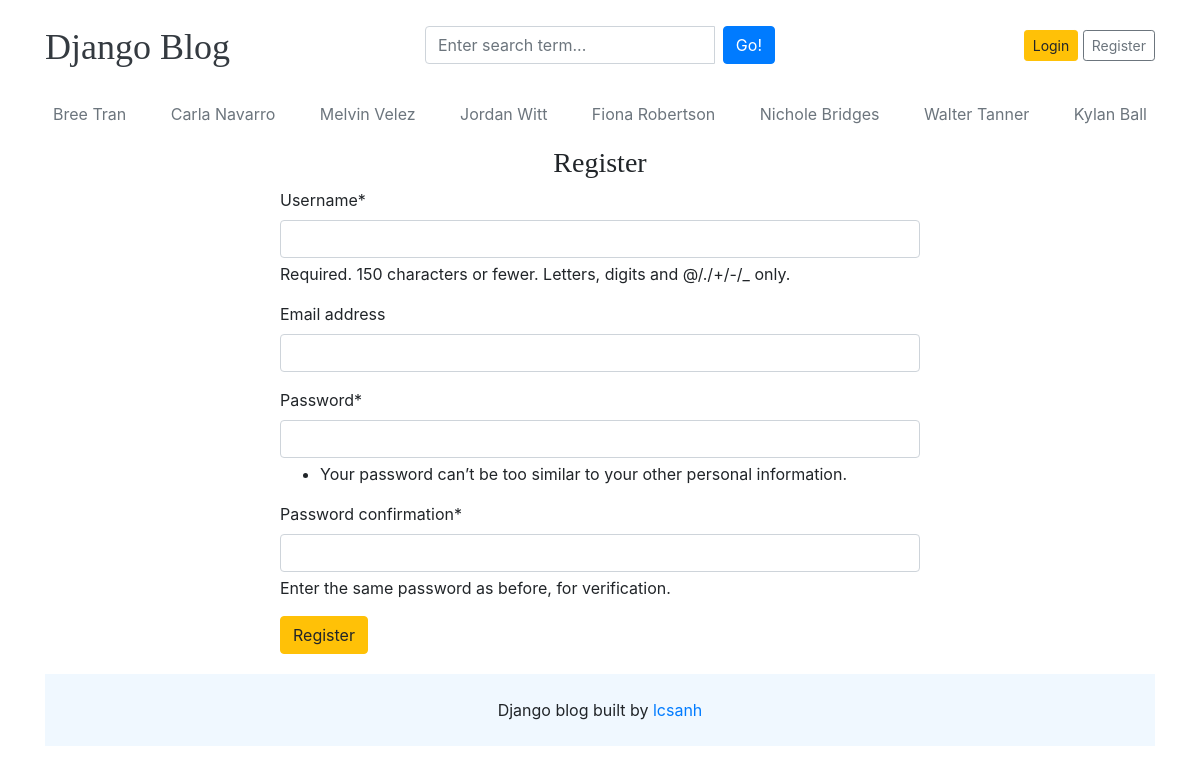
Screenshot of /register/ with the database file from the repository.
### blogs/models.py (models this page shows, shortened)
class Category(models.Model):
    category_name = models.CharField(max_length=100, unique=True)
    create_at = models.DateTimeField(auto_now_add=True)
    update_at = models.DateTimeField(auto_now=True)
    class Meta:
        verbose_name_plural = 'categories'

### blog_main/views.py (the view)
# urls.py: path('register/', views.register, name='register'),
def register(request):
    if request.method == "POST":
        form = RegistrationForm(request.POST)
        if form.is_valid():
            form.save()
            return redirect("register")
        else:
            print(form.errors)
    else:
        form = RegistrationForm()
    context = {"form": form}
    return render(request, "register.html", context)

### blog_main/forms.py
class RegistrationForm(UserCreationForm):
    class Meta:
        model = User
        fields = ("username", "email", "password1", "password2")

### blogs/context_processor.py (called while the page is built)
def get_categories(request):
    categories = Category.objects.all()
    return dict(categories=categories)

### templates/register.html (shortened to what this page needs)
{% extends 'base.html' %}
{% block content %}
{% load crispy_forms_tags %}
<h3 class="text-center">Register</h3>
<form action="{% url 'register' %}" method="POST" style="width:640px; margin:auto">
  {{form | crispy}}
  <button type="submit" class="btn btn-warning">Register</button>
</form>
{% endblock content %}

### templates/base.html (shortened to what this page needs)
{% load static %}
<!DOCTYPE html>
<html lang="en">
  <head>
    <link href="https://getbootstrap.com/docs/4.0/dist/css/bootstrap.min.css" rel="stylesheet" />
    <link href="{% static 'css/blog.css' %}" rel="stylesheet" />
    <link rel="stylesheet" href="https://cdnjs.cloudflare.com/ajax/libs/font-awesome/4.7.0/css/font-awesome.css" />
  </head>
  <body>
    <div class="container">
      <header class="blog-header py-3">
        <div class="row flex-nowrap justify-content-between align-items-center">
          <div class="col-4 pt-1">
            <a class="blog-header-logo text-dark" href="/">Django Blog</a>
          </div>
          <div class="col-4">
            <form action="{%url 'search' %}" method="GET">
              <div class="input-group">
                <input class="form-control" type="text" name="keyword" placeholder="Enter search term..." aria-label="Enter search term..." aria-describedby="button-search" />
                <button type="submit" class="btn btn-primary ml-2" id="button-search" type="button">Go!</button>
            </div>
            </form>
          </div>
          <div class="col-4 d-flex justify-content-end align-items-center">
            {% if not user.is_authenticated %}
            <a class="btn btn-sm btn-warning" href="{% url 'login' %}">Login</a> &nbsp;
            <a class="btn btn-sm btn-outline-secondary" href="{% url 'register' %}">Register</a>
            {% else %}
            <span style="margin-right: 8px;" >Welcome, {{ user }}</span>
            <a class="btn btn-sm btn-warning" href="{% url 'logout' %}">Logout</a> &nbsp;
            {% endif %}
          </div>
        </div>
      </header>
      <div class="nav-scroller py-1 mb-2">
        <nav class="nav d-flex justify-content-between">
          {% for category in categories %}
            <a class="p-2 text-muted" href="{% url 'posts_by_category' category.id %}">{{ category.category_name }}</a>
          {% endfor %}
        </nav>
      </div>
<div style="min-height:66vh;">
  {% block content %}{% endblock content %}
</div>
    <footer class="blog-footer">
      <p style="
      display: flex;
      justify-content: center;
      align-items: center;
      background: aliceblue;
      padding: 24px 0;" >Django blog built by&nbsp;<a href="#">lcsanh</a></p>
    </footer>
  </body>
</html>

### blog_main/static/css/blog.css (style rules this page uses)
.blog-header-logo { font-family: "Playfair Display", Georgia, "Times New Roman", serif ; font-size: 2.25rem; }
h1, h2, h3, h4, h5, h6 { font-family: "Playfair Display", Georgia, "Times New Roman", serif ; }

### rows the page displays
Category: category_name "Bree Tran"
Category: category_name "Carla Navarro"
Category: category_name "Melvin Velez"
Category: category_name "Jordan Witt"
Category: category_name "Fiona Robertson"
Category: category_name "Nichole Bridges"
Category: category_name "Walter Tanner"
Category: category_name "Kylan Ball"
